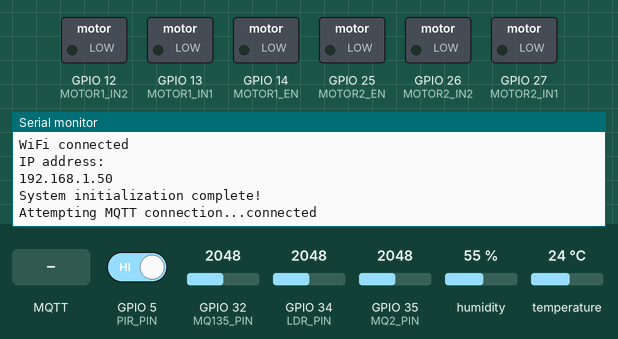
A sketch run on a simulated ESP32. Parts: switched loads named in the sketch (green lamp = pin HIGH), the last lines printed to the serial monitor. Inputs (shaded band) come from the test bench; at power-on: GPIO 5 (PIR_PIN) HIGH, GPIO 32 (MQ135_PIN) = 2048, GPIO 34 (LDR_PIN) = 2048, GPIO 35 (MQ2_PIN) = 2048, humidity 55 %, temperature 24 °C. WiFi joins after 1.5 s; servers stay silent unless stated; no MQTT or app messages arrive unless stated.

Above: at 2.7 s.
2.8 s: GPIO 5 (PIR_PIN) driven LOW
At 5.7 s:
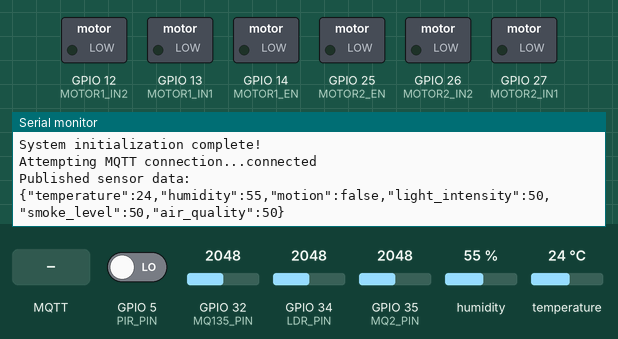
6.5 s: MQTT message "ON" arrives on the first subscribed topic
At 7.2 s:
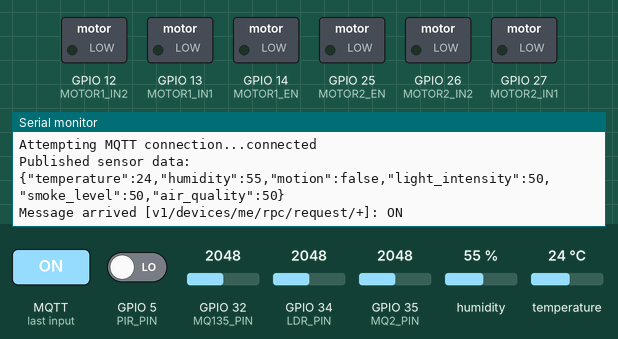
8.0 s: MQTT message "OFF" arrives on the first subscribed topic
At 9.2 s:
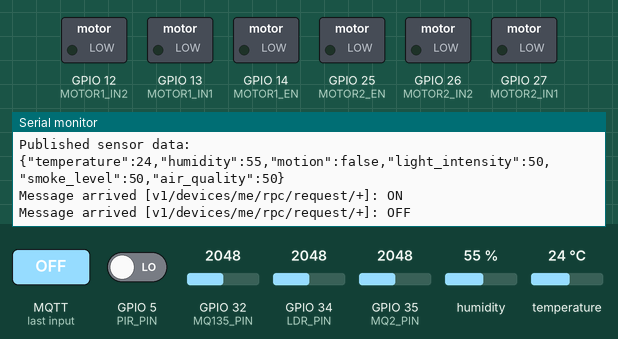
9.5 s: MQTT message "1" arrives on the first subscribed topic
At 9.9 s:
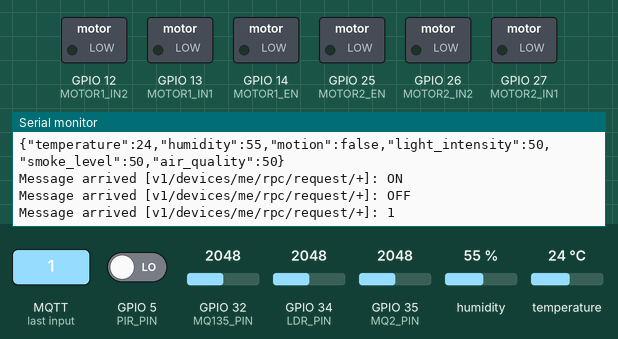
11.0 s: GPIO 5 (PIR_PIN) driven HIGH
At 15.7 s:
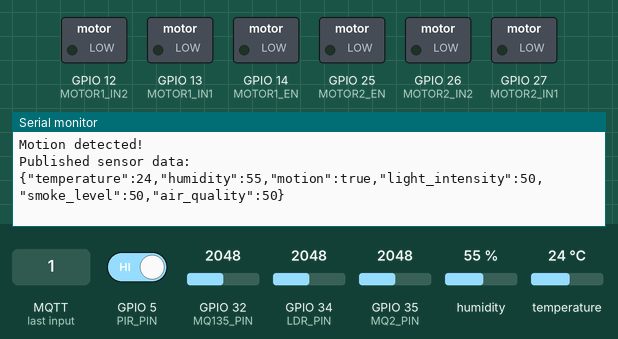

Measured:
- after the input at 2.8 s, the serial monitor: prints a new line after 2.2 s (image 1)
- after the input at 6.5 s, the serial monitor: prints a new line at once (image 2)
- after the input at 8.0 s, the serial monitor: prints a new line at once (image 3)
- after the input at 9.5 s, the serial monitor: prints a new line at once (image 4)
- after the input at 11.0 s, the serial monitor: prints a new line after 4.0 s (image 5)

The sketch:

Main_copy_20251004135840.ino
```cpp
#include "config.h"
#include "sensor_functions.h"
#include "motor_controller.h"
#include "wifi_mqtt.h"

// Create class instances
SensorManager sensorManager;
MotorController motorController;
WiFiMQTTManager wifiMQTT(sensorManager, motorController);

void setup() {
  Serial.begin(115200);
  Serial.println("Start Smart Home Sensor Readings System...");

  // Initialize components
  sensorManager.begin();
  motorController.begin();
  wifiMQTT.begin();

  Serial.println("System initialization complete!");
}

void loop() {
  wifiMQTT.loop();
}
```

motor_controller.cpp
```cpp
#include "motor_controller.h"
#include <Arduino.h>

// Constructor
MotorController::MotorController() {
}

void MotorController::begin() {
  initializePins();
  stopMotor1();
  stopMotor2();
}

void MotorController::initializePins() {
  pinMode(MOTOR1_IN1, OUTPUT);
  pinMode(MOTOR1_IN2, OUTPUT);
  pinMode(MOTOR1_EN, OUTPUT);
  pinMode(MOTOR2_IN1, OUTPUT);
  pinMode(MOTOR2_IN2, OUTPUT);
  pinMode(MOTOR2_EN, OUTPUT);
}

void MotorController::startMotor1() {
  digitalWrite(MOTOR1_IN1, HIGH);
  digitalWrite(MOTOR1_IN2, LOW);
  analogWrite(MOTOR1_EN, DEFAULT_SPEED);
  Serial.println("Motor 1 (Fan) Started");
}

void MotorController::stopMotor1() {
  digitalWrite(MOTOR1_IN1, LOW);
  digitalWrite(MOTOR1_IN2, LOW);
  analogWrite(MOTOR1_EN, 0);
  Serial.println("Motor 1 (Fan) Stopped");
}

void MotorController::startMotor2() {
  digitalWrite(MOTOR2_IN1, HIGH);
  digitalWrite(MOTOR2_IN2, LOW);
  analogWrite(MOTOR2_EN, DEFAULT_SPEED);
  Serial.println("Motor 2 (AC) Started");
}

void MotorController::stopMotor2() {
  digitalWrite(MOTOR2_IN1, LOW);
  digitalWrite(MOTOR2_IN2, LOW);
  analogWrite(MOTOR2_EN, 0);
  Serial.println("Motor 2 (AC) Stopped");
}

void MotorController::setMotor1Speed(int speed) {
  speed = constrain(speed, 0, 255);
  analogWrite(MOTOR1_EN, speed);
  Serial.print("Motor 1 speed set to: ");
  Serial.println(speed);
}

void MotorController::setMotor2Speed(int speed) {
  speed = constrain(speed, 0, 255);
  analogWrite(MOTOR2_EN, speed);
  Serial.print("Motor 2 speed set to: ");
  Serial.println(speed);
}
```

motor_controller.h
```cpp
#ifndef MOTOR_CONTROLLER_H
#define MOTOR_CONTROLLER_H

#include "pin_conf.h"

#define DEFAULT_SPEED 200

/* Class for controlling the two DC motors (Fan & AC)
*  Public Functions:
*     1. begin(): Assigns Pins (IN and EN) for each motor.
*     2. startMotor1(): gives power to Motor 1 to start.
*     3. stopMotor1(): stops Motor 1.
*     2. startMotor2(): gives power to Motor 2 to start.
*     3. stopMotor2(): stops Motor 2.
*     6. setMotor1Speed(): Controls the Motor 1 speed by PWM.
*     7. setMotor2Speed(): Controls the Motor 2 speed by PWM.
*/
class MotorController {
  public:
    MotorController();
    void begin();
    void startMotor1();
    void stopMotor1();
    void startMotor2();
    void stopMotor2();
    void setMotor1Speed(int speed);
    void setMotor2Speed(int speed);

  private:
    void initializePins();
};

#endif
```

pin_conf.h
```cpp
#ifndef PIN_CONF_H
#define PIN_CONF_H

// Sensor pins
#define DHT_PIN 4
#define PIR_PIN 5
#define LDR_PIN 34
#define MQ2_PIN 35
#define MQ135_PIN 32

// Motor pins for L293D
#define MOTOR1_IN1 13
#define MOTOR1_IN2 12
#define MOTOR1_EN 14
#define MOTOR2_IN1 27
#define MOTOR2_IN2 26
#define MOTOR2_EN 25

// DHT sensor type
#define DHT_TYPE DHT11

#endif
```

sensor_functions.cpp
```cpp
#include "sensor_functions.h"
#include <Arduino.h>

SensorManager::SensorManager() : dht(DHT_PIN, DHT_TYPE) {
  lastMotionState = false;
}

void SensorManager::begin() {
  dht.begin();
  pinMode(PIR_PIN, INPUT);
  pinMode(LDR_PIN, INPUT);
  pinMode(MQ2_PIN, INPUT);
  pinMode(MQ135_PIN, INPUT);
}

float SensorManager::readTemperature() {
  float temp = dht.readTemperature();
  if (isnan(temp)) {
    Serial.println("Failed to read temperature from DHT11!");
    return -1;
  }
  return temp;
}

float SensorManager::readHumidity() {
  float humidity = dht.readHumidity();
  if (isnan(humidity)) {
    Serial.println("Failed to read humidity from DHT11!");
    return -1;
  }
  return humidity;
}

bool SensorManager::readMotion() {
  return digitalRead(PIR_PIN);
}

int SensorManager::readLightIntensity() {
  int ldrValue = analogRead(LDR_PIN);
  int percentage = map(ldrValue, 0, 4095, 0, 100);
  return percentage;
}

int SensorManager::readSmokeLevel() {
  int mq2Value = analogRead(MQ2_PIN);
  int percentage = map(mq2Value, 0, 4095, 0, 100);
  return percentage;
}

int SensorManager::readAirQuality() {
  int mq135Value = analogRead(MQ135_PIN);
  int percentage = map(mq135Value, 0, 4095, 0, 100);
  return percentage;
}

void SensorManager::getAllReadings(float &temp, float &humidity, bool &motion, int &light, int &smoke, int &airQuality) {
  temp = readTemperature();
  humidity = readHumidity();
  motion = readMotion();
  light = readLightIntensity();
  smoke = readSmokeLevel();
  airQuality = readAirQuality();

  // Check motion state for PIR
  if (motion != lastMotionState) {
    if (motion) {
      Serial.println("Motion detected!");
    } else {
      Serial.println("Motion ended!");
    }
    lastMotionState = motion;
  }
}
```

sensor_functions.h
```cpp
#ifndef SENSOR_FUNCTIONS_H
#define SENSOR_FUNCTIONS_H

#include <DHT.h>
#include "pin_conf.h"

/* Class for reading all each sensor indvidually and controlling the Motors.
*  Public Functions:
*     1. begin(): Assigns Pins for each sensor.
*     2. readTemperature(): Reads the temperature from the DHT11.
*     3. readHumidity(): Reads the humidity from the DHT11.
*     4. readMotion(): If motion was detected or not from the PIR sensor.
*     5. readLightIntensity(): Reads output LDR value.
*     6. readSmokeLevel(): Reads the output from MQ2 sensor.
*     7. readAirQuality(): Reads the air quality value from the MQ135 sensor.
*     8. getAllReadings(): Final function that reads and retrieves values from all sensors connected.
*/
class SensorManager {
  public:
    SensorManager();
    void begin();
    float readTemperature();
    float readHumidity();
    bool readMotion();
    int readLightIntensity();
    int readSmokeLevel();
    int readAirQuality();
    void getAllReadings(float &temp, float &humidity, bool &motion, int &light, int &smoke, int &airQuality);

  private:
    DHT dht;
    bool lastMotionState;
};

#endif
```

wifi_mqtt.cpp
```cpp
#include "wifi_mqtt.h"
#include "sensor_functions.h"
#include "motor_controller.h"
#include "config.h"

// Static callback wrapper
WiFiMQTTManager* wifiMqttInstance = nullptr;

WiFiMQTTManager::WiFiMQTTManager(SensorManager& sensorMgr, MotorController& motorCtrl)
  : sensorManager(sensorMgr), motorController(motorCtrl), client(espClient) {
  previousMillis = 0;
  wifiMqttInstance = this;
}

void WiFiMQTTManager::begin() {
  setupWiFi();
  client.setServer(mqtt_server, 1883);
  client.setCallback(callback);
}

void WiFiMQTTManager::setupWiFi() {
  delay(10);
  Serial.println();
  Serial.print("Connecting to ");
  Serial.println(ssid);

  WiFi.begin(ssid, password);

  while (WiFi.status() != WL_CONNECTED) {
    delay(500);
    Serial.print(".");
  }

  Serial.println("");
  Serial.println("WiFi connected");
  Serial.println("IP address: ");
  Serial.println(WiFi.localIP());
}

void WiFiMQTTManager::reconnect() {
  while (!client.connected()) {
    Serial.print("Attempting MQTT connection...");
    if (client.connect(mqtt_client_id, mqtt_token, NULL)) {
      Serial.println("connected");
      client.subscribe("v1/devices/me/rpc/request/+");
    } else {
      Serial.print("failed, rc=");
      Serial.print(client.state());
      Serial.println(" try again in 5 seconds");
      delay(5000);
    }
  }
}

void WiFiMQTTManager::callback(char* topic, byte* payload, unsigned int length) {
  if (wifiMqttInstance != nullptr) {
    wifiMqttInstance->handleMessage(topic, payload, length);
  }
}

void WiFiMQTTManager::handleMessage(char* topic, byte* payload, unsigned int length) {
  Serial.print("Message arrived [");
  Serial.print(topic);
  Serial.print("]: ");

  String message;
  for (int i = 0; i < length; i++) {
    message += (char)payload[i];
  }
  Serial.println(message);

  DynamicJsonDocument doc(1024);
  deserializeJson(doc, message);

  if (doc.containsKey("fan")) {
    String fanState = doc["fan"];
    if (fanState == "ON") {
      motorController.startMotor1();
    } else if (fanState == "OFF") {
      motorController.stopMotor1();
    }
  }

  if (doc.containsKey("ac")) {
    String acState = doc["ac"];
    if (acState == "ON") {
      motorController.startMotor2();
    } else if (acState == "OFF") {
      motorController.stopMotor2();
    }
  }
}

void WiFiMQTTManager::publishSensorData() {
  float temperature, humidity;
  bool motion;
  int light, smoke, airQuality;

  sensorManager.getAllReadings(temperature, humidity, motion, light, smoke, airQuality);

  DynamicJsonDocument doc(1024);
  doc["temperature"] = temperature;
  doc["humidity"] = humidity;
  doc["motion"] = motion;
  doc["light_intensity"] = light;
  doc["smoke_level"] = smoke;
  doc["air_quality"] = airQuality;

  String telemetry;
  serializeJson(doc, telemetry);

  client.publish("v1/devices/me/telemetry", telemetry.c_str());

  Serial.println("Published sensor data:");
  Serial.println(telemetry);
}

void WiFiMQTTManager::loop() {
  if (!client.connected()) {
    reconnect();
  }
  client.loop();

  unsigned long currentMillis = millis();
  if (currentMillis - previousMillis >= SENSOR_READ_INTERVAL) {
    previousMillis = currentMillis;
    publishSensorData();
  }
}

bool WiFiMQTTManager::isConnected() {
  return client.connected();
}
```

wifi_mqtt.h
```cpp
#ifndef WIFI_MQTT_H
#define WIFI_MQTT_H

#include <WiFi.h>
#include <PubSubClient.h>
#include <ArduinoJson.h>
#include "config.h"

// Forward declarations
class SensorManager;
class MotorController;

class WiFiMQTTManager {
  public:
    WiFiMQTTManager(SensorManager& sensorMgr, MotorController& motorCtrl);
    void begin();
    void loop();
    void publishSensorData();
    bool isConnected();

  private:
    WiFiClient espClient;
    PubSubClient client;
    SensorManager& sensorManager;
    MotorController& motorController;
    unsigned long previousMillis;

    void setupWiFi();
    void reconnect();
    static void callback(char* topic, byte* payload, unsigned int length);
    void handleMessage(char* topic, byte* payload, unsigned int length);
};

#endif
```

config.h
```cpp
#ifndef CONFIG_H
#define CONFIG_H

// WiFi credentials
const char* ssid = "Fast Food";
const char* password = "Amanybrma2023+";

// ThingsBoard credentials
const char* mqtt_server = "mqtt.thingsboard.cloud";
const char* mqtt_token = "9ojgb2333x7gt5i9rgmo";
const char* mqtt_client_id = "ESP32_SmartHome";

// Sensor Update readings interval
const long SENSOR_READ_INTERVAL = 5000;

#endif
```
